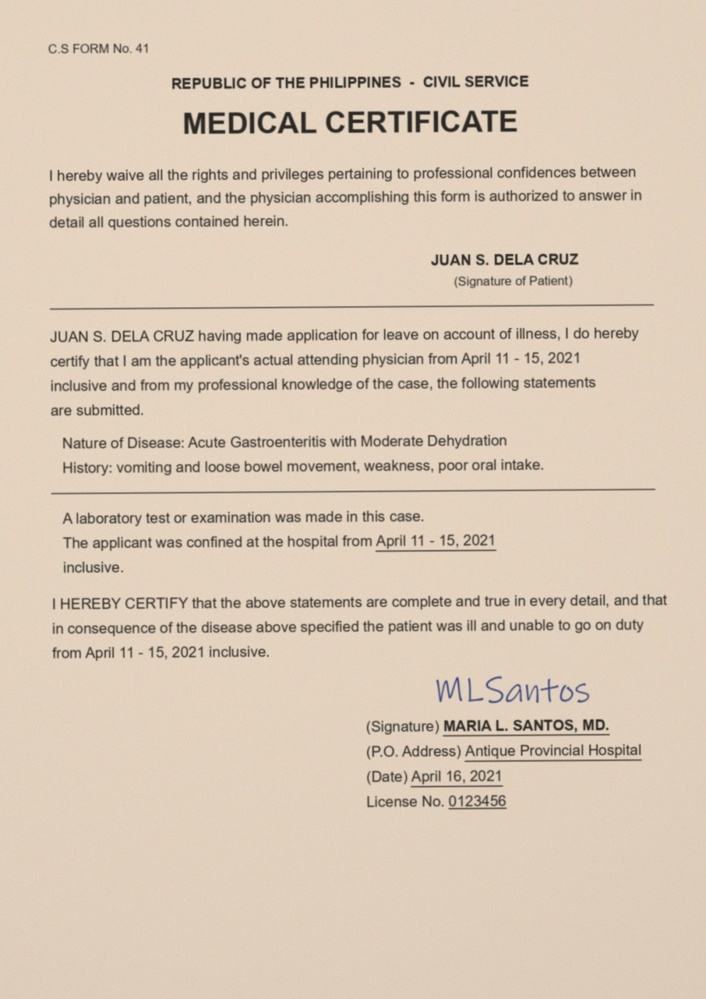
#> input picture tests/edited-documents/documents/clean-01-phone-photo.jpg, 706 x 999 px, shrunk from 1040 x 1471 before the run
$ python -i overlay.py   (imports and definitions only)
#> lines starting #> are read from the running program, lines starting #| are printed output that depends on the picture; after the words box and inside, x2 and y2 are one past the last pixel; in counts of white or black regions, pixels touching at a corner belong together
#> further down, picture is the input picture: shape (999, 706, 3); mean B, G, R 183.6, 201.9, 218.7
"""Find text that was added digitally on top of a photographed document.

Every mark that was really on the paper passes through the camera: it takes on
the photo's colour cast, blur, and noise, so even bold print is dark grey with
the paper's tint. Text typed afterwards in an editor (Canva, Photoshop, phone
apps) keeps its pure digital colour, usually flat black. This module compares
the ink of every letter with the page's typical ink and reports runs of letters
that are clearly darker AND a different colour. Clean scans and born-digital
files, where all text is already pure black, produce no outliers.
"""
from __future__ import annotations

import cv2
import numpy as np

MIN_GLYPHS_ON_PAGE = 40      # too little text to know what the page's ink looks like
MIN_GLYPHS_IN_RUN = 5        # a word or value, not a stray speck
DARKER_BY = 20               # Lab lightness units darker than the page's typical ink
COLOUR_SHIFT = 6             # Lab a/b distance from the page's typical ink colour
MAX_SUSPICIOUS_SHARE = 0.35  # a high share means the whole page is like that, not a local edit
PURE_INK_MAX_L = 15          # flat digital black/navy; photographed ink is never this dark
PHOTO_INK_MIN_L = 40         # the page's typical ink must be camera-grey, i.e. a photographed page
BORDER = 0.015               # ignore runs touching the image edge (dark backgrounds, clipped borders)
MIN_PAPER_NOISE = 0.62       # fine camera grain on blank paper: digital files and screenshots measured <= 0.6,
                             # phone photos >= 0.69 (211 uploads + test photos); smooth watermarks do not count


# [14 lines left out: function _paper_noise, not called in this run]


def _glyphs(image) -> list[tuple[int, int, int, int, float, float, float]]:
    gray = cv2.cvtColor(image, cv2.COLOR_BGR2GRAY) if image.ndim == 3 else image
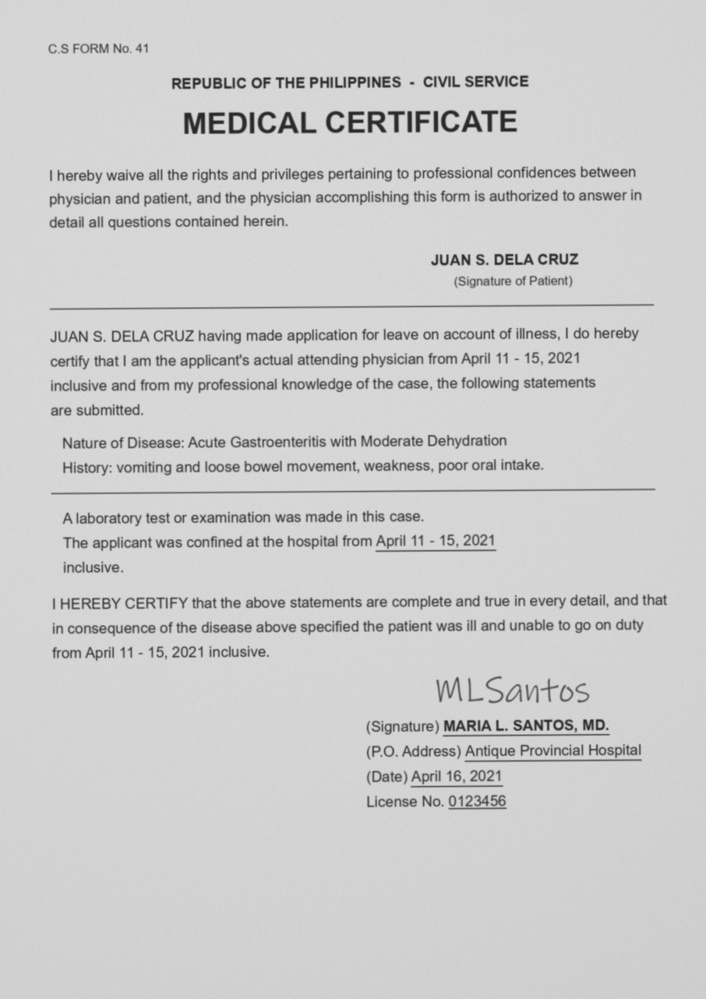
#> gray: shape (999, 706); min 34, max 223, mean 204.9
    colour = image if image.ndim == 3 else cv2.cvtColor(image, cv2.COLOR_GRAY2BGR)
    lab = cv2.cvtColor(colour, cv2.COLOR_BGR2LAB)
#> lab: shape (999, 706, 3); mean of channels 0, 1, 2 209.4, 131, 139.2
    ink = cv2.adaptiveThreshold(gray, 255, cv2.ADAPTIVE_THRESH_MEAN_C, cv2.THRESH_BINARY_INV, 31, 18)
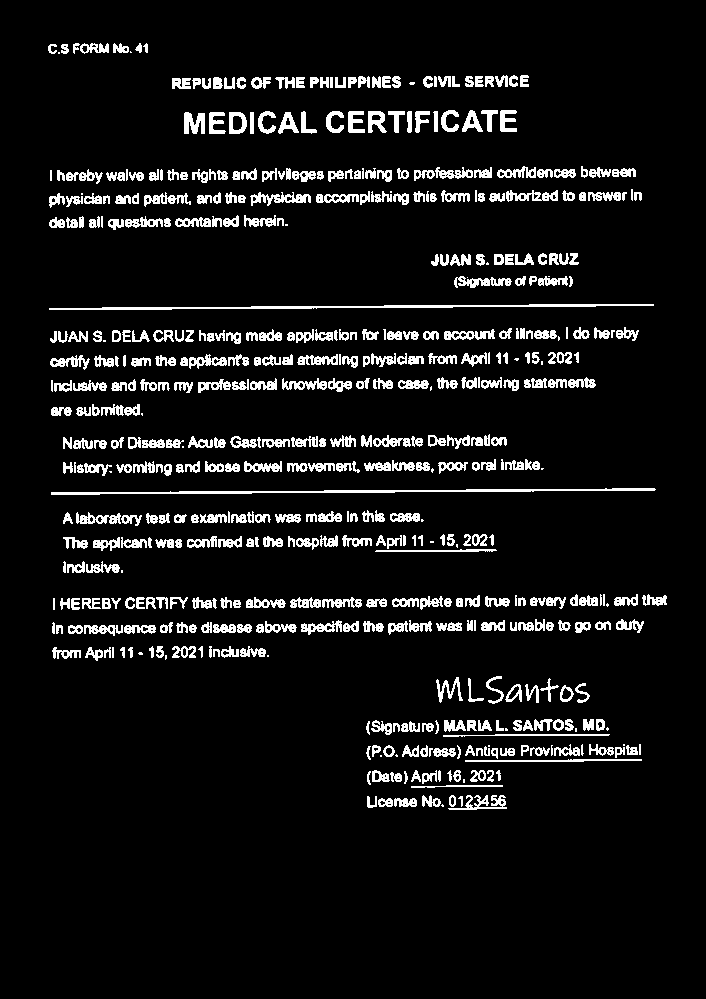
#> ink: shape (999, 706); 7.8% white; 529 white regions (37 under 20 px), largest, box (x1, y1, x2, y2) and area: (51, 488, 656, 495) 1515, (49, 304, 654, 310) 1479, (250, 192, 311, 206) 407
    count, labels, stats, _ = cv2.connectedComponentsWithStats(ink, 8)
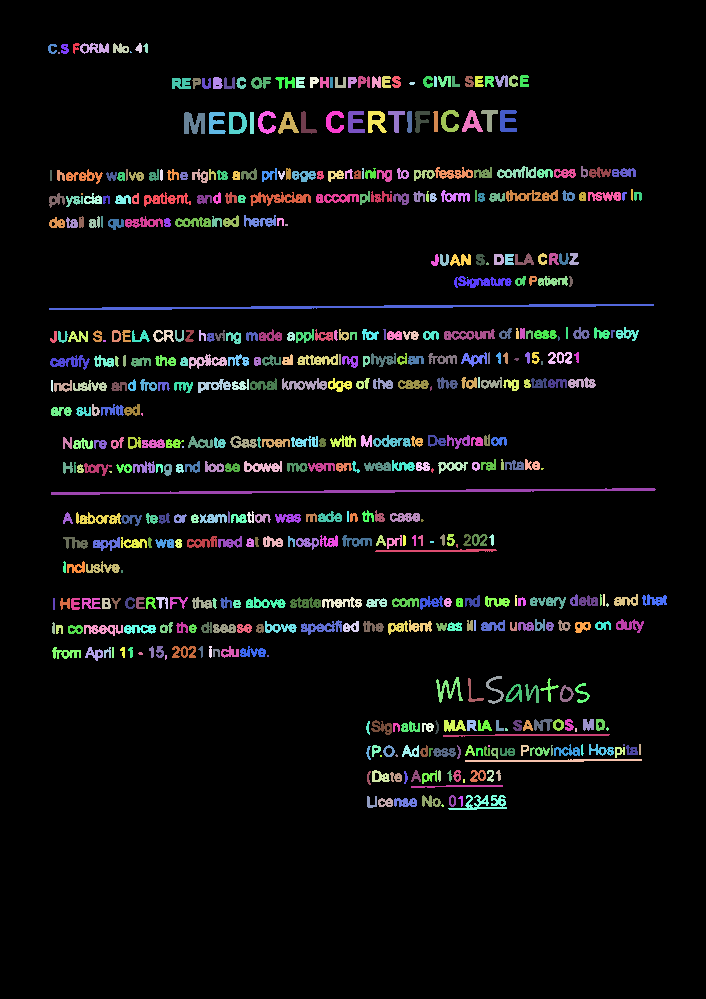
#> labels: shape (999, 706) int32; 530 distinct labels, from 0 to 529; one colour per label, 0 black
#> count = 530; stats = 530 rows, first 6: [0, 0, 706, 999, 650557], [73, 43, 7, 11, 42], [80, 43, 29, 11, 188], [113, 43, 16, 10, 107], [135, 43, 7, 10, 43], [143, 43, 5, 10, 30]
    height, width = gray.shape[:2]
#> height = 999; width = 706
    glyphs = []
    for index in range(1, count):
        x, y, w, h, area = (int(value) for value in stats[index])
        if not (6 <= h <= max(12, height * 0.06) and 2 <= w <= max(10, width * 0.1) and area >= 12):
            continue
        mask = labels[y:y + h, x:x + w] == index
        core = cv2.erode(mask.astype(np.uint8), np.ones((2, 2), np.uint8)).astype(bool)
        if core.sum() < 4:
            core = mask
        patch = lab[y:y + h, x:x + w]
        glyphs.append((x, y, w, h, float(np.median(patch[..., 0][core])),
                       float(np.median(patch[..., 1][core])), float(np.median(patch[..., 2][core]))))
#> this loop made 529 passes
#> after the loop, glyphs = 487 items, first 6: (73, 43, 7, 11, 150, 131, 139), (80, 43, 29, 11, 133, 131, 138), (113, 43, 16, 10, 144.5, 130, 138), (135, 43, 7, 10, 143.5, 130, 138), (143, 43, 5, 10, 146.5, 131, 139), (48, 44, 9, 10, 160, 131, 139)
    return glyphs


# [91 lines left out: functions _runs, _inside_text, detect_digital_text_overlay, not called in this run]

>>> import cv2
>>> picture = cv2.imread('../../tests/edited-documents/documents/clean-01-phone-photo.jpg')
>>> result = _glyphs(picture)
#> result has the same summary as glyphs in _glyphs
